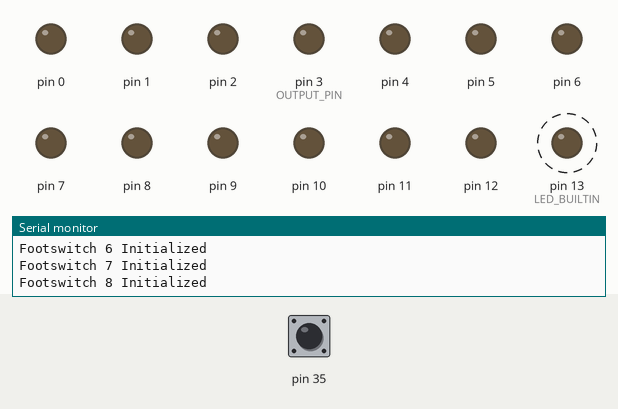
Recording of a sketch running on a simulated Teensy 4. Shown: output pins drawn as LEDs (lit = HIGH), the last lines printed to the serial monitor. Dashed ring = blinking. The inputs (shaded band) are chosen by the test bench; at power-on: pin 35 HIGH.

Above: at 3.7 s.
3.8 s: pin 35 pulled LOW for 3.2 s
8.5 s: pin 35 pulled LOW for 0.15 s
At 10.3 s:
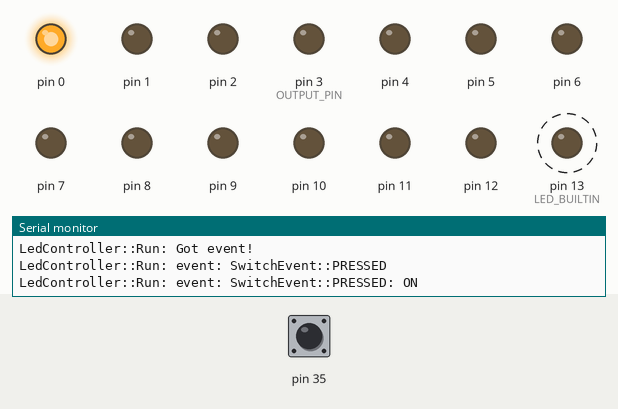
11.6 s: pin 35 pulled LOW for 1 s
At 13.3 s:
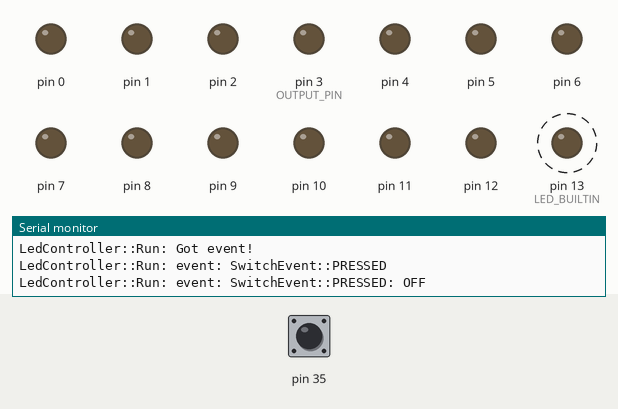
Timing chart, 0 to 20.6 s (numbered marks = the images above; inputs shaded):
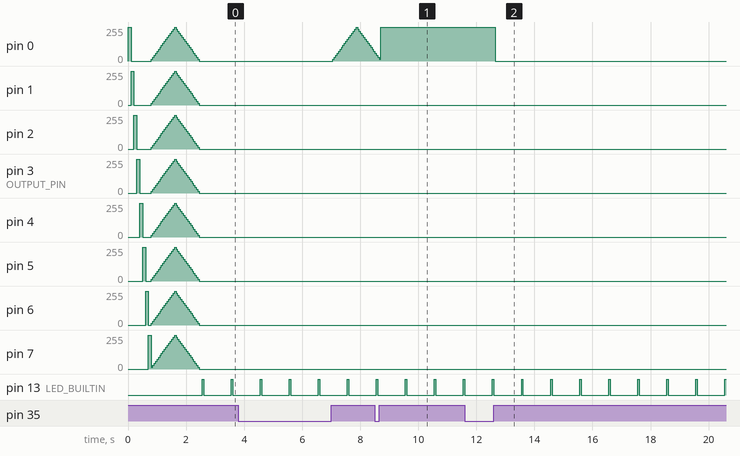

The sketch:

TapDancer.ino
```cpp
#include <stdint.h>
#include "include/hardware.h"
#include "include/led_controller.h"

// constants
static constexpr uint16_t DebounceTimerInterval = 10 * 1000;    // 10 ms
static constexpr uint8_t LoopPeriod = 50;      // 50 ms

elapsedMillis run_interval = 0;

Hardware hw;
LedController led_controller(hw.GetStatusLed(),
                             hw.GetLed1(),
                             hw.GetLed2(),
                             hw.GetLed3(),
                             hw.GetLed4(),
                             hw.GetLed5(),
                             hw.GetLed6(),
                             hw.GetLed7(),
                             hw.GetLed8(),
                             LoopPeriod);


IntervalTimer debouncer;

SwitchState previous_switch_state = SwitchState::SW_RELEASED;
uint32_t switch_pressed_ticks = 0;

void setup() {
    Serial.begin(115200);
    while(!Serial) {}

    // HW setup
    hw.Initialize();

    debouncer.priority(128);    // default priority
    debouncer.begin(debounce_callback, DebounceTimerInterval);

    led_controller.Initialize();
    while (!led_controller.InitSequenceRan()) {
        led_controller.RunLedInitSequence();
        delay(LoopPeriod);
    }
}

void debounce_callback() {
    hw.GetSwitch1().Debounce();
}

void loop() {
    if(run_interval >= LoopPeriod) {
        run_interval = 0;

        process_events();
        led_controller.Run();
    }
}

void process_events() {
    SwitchEvent event = get_switch_events();

    if (event != SwitchEvent::NO_EVENT) {
        if (event == SwitchEvent::CONFIGURE) {
            Serial.println("process_events: SendSwitchEvent: SwitchEvent::CONFIGURE");
        } else {
            Serial.println("process_events: SendSwitchEvent: SwitchEvent::PRESSED");
        }
        led_controller.SendSwitchEvent(SwitchId::FS1, event);
    }

}

SwitchEvent get_switch_events() {
    SwitchState switch_state = hw.GetSwitch1().GetState();
    SwitchEvent event = SwitchEvent::NO_EVENT;

    if (previous_switch_state != switch_state) {
        if(switch_state == SwitchState::SW_PRESSED) {
            switch_pressed_ticks = millis();
        } else if (switch_state == SwitchState::SW_RELEASED) {
            if ((millis() - switch_pressed_ticks) >= 3000) {
                event = SwitchEvent::CONFIGURE;
            } else if (previous_switch_state == SwitchState::SW_PRESSED) {
                event = SwitchEvent::PRESSED;
            }
        }
        previous_switch_state = switch_state;
    }
    return event;
}
```

hardware.h
```cpp
#ifndef INCLUDE_HARDWARE_H_
#define INCLUDE_HARDWARE_H_

#include <stdint.h>
#include "Arduino.h"
#include "relay.h"
#include "led.h"
#include "gpio.h"
#include "switch.h"

class Hardware {
 public:
    Hardware()
    : relay_1_pin_(8, GpioType::OUTPUT_PIN, debug_),
      relay_1_("Relay 1", relay_1_pin_, debug_),
      relay_2_pin_(9, GpioType::OUTPUT_PIN, debug_),
      relay_2_("Relay 2", relay_2_pin_, debug_),
      relay_3_pin_(10, GpioType::OUTPUT_PIN, debug_),
      relay_3_("Relay 3", relay_3_pin_, debug_),
      relay_4_pin_(11, GpioType::OUTPUT_PIN, debug_),
      relay_4_("Relay 4", relay_4_pin_, debug_),
      relay_5_pin_(12, GpioType::OUTPUT_PIN, debug_),
      relay_5_("Relay 5", relay_5_pin_, debug_),
      relay_6_pin_(24, GpioType::OUTPUT_PIN, debug_),
      relay_6_("Relay 6", relay_6_pin_, debug_),
      relay_7_pin_(25, GpioType::OUTPUT_PIN, debug_),
      relay_7_("Relay 7", relay_7_pin_, debug_),
      relay_8_pin_(26, GpioType::OUTPUT_PIN, debug_),
      relay_8_("Relay 8", relay_8_pin_, debug_),
      status_led_pin_(LED_BUILTIN, GpioType::OUTPUT_PIN, debug_),
      status_led_("Status Led", status_led_pin_, debug_),
      led_1_pin_(0, GpioType::OUTPUT_PIN, debug_),
      led_1_("Led 1", led_1_pin_, debug_),
      led_2_pin_(1, GpioType::OUTPUT_PIN, debug_),
      led_2_("Led 2", led_2_pin_, debug_),
      led_3_pin_(2, GpioType::OUTPUT_PIN, debug_),
      led_3_("Led 3", led_3_pin_, debug_),
      led_4_pin_(3, GpioType::OUTPUT_PIN, debug_),
      led_4_("Led 4", led_4_pin_, debug_),
      led_5_pin_(4 , GpioType::OUTPUT_PIN, debug_),
      led_5_("Led 5", led_5_pin_, debug_),
      led_6_pin_(5, GpioType::OUTPUT_PIN, debug_),
      led_6_("Led 6", led_6_pin_, debug_),
      led_7_pin_(6, GpioType::OUTPUT_PIN, debug_),
      led_7_("Led 7", led_7_pin_, debug_),
      led_8_pin_(7, GpioType::OUTPUT_PIN, debug_),
      led_8_("Led 8", led_8_pin_, debug_) ,
      fs_1_pin_(35, GpioType::INPUT_WITH_PULLUP, debug_),
      fs1_("Footswitch 1", fs_1_pin_, debug_),
      fs_2_pin_(36, GpioType::INPUT_WITH_PULLUP, debug_),
      fs2_("Footswitch 2", fs_2_pin_, debug_),
      fs_3_pin_(37, GpioType::INPUT_WITH_PULLUP, debug_),
      fs3_("Footswitch 3", fs_3_pin_, debug_),
      fs_4_pin_(38, GpioType::INPUT_WITH_PULLUP, debug_),
      fs4_("Footswitch 4", fs_4_pin_, debug_),
      fs_5_pin_(39, GpioType::INPUT_WITH_PULLUP, debug_),
      fs5_("Footswitch 5", fs_5_pin_, debug_),
      fs_6_pin_(40, GpioType::INPUT_WITH_PULLUP, debug_),
      fs6_("Footswitch 6", fs_6_pin_, debug_),
      fs_7_pin_(41, GpioType::INPUT_WITH_PULLUP, debug_),
      fs7_("Footswitch 7", fs_7_pin_, debug_),
      fs_8_pin_(23, GpioType::INPUT_WITH_PULLUP, debug_),
      fs8_("Footswitch 8", fs_8_pin_, debug_) {}

    void Initialize() const;

    Relay& GetRelay1() const;
    Relay& GetRelay2() const;
    Relay& GetRelay3() const;
    Relay& GetRelay4() const;
    Relay& GetRelay5() const;
    Relay& GetRelay6() const;
    Relay& GetRelay7() const;
    Relay& GetRelay8() const;

    Led& GetStatusLed() const;
    Led& GetLed1() const;
    Led& GetLed2() const;
    Led& GetLed3() const;
    Led& GetLed4() const;
    Led& GetLed5() const;
    Led& GetLed6() const;
    Led& GetLed7() const;
    Led& GetLed8() const;

    Switch& GetSwitch1() const;
    Switch& GetSwitch2() const;
    Switch& GetSwitch3() const;
    Switch& GetSwitch4() const;
    Switch& GetSwitch5() const;
    Switch& GetSwitch6() const;
    Switch& GetSwitch7() const;
    Switch& GetSwitch8() const;

    void TestOn() const;
    void TestOff() const;

 private:
    // Misc
    static constexpr bool debug_ = false;

    // Relay pins

    mutable Gpio relay_1_pin_;
    mutable Relay relay_1_;

    // Relays
    mutable Gpio relay_2_pin_;
    mutable Relay relay_2_;
    mutable Gpio relay_3_pin_;
    mutable Relay relay_3_;
    mutable Gpio relay_4_pin_;
    mutable Relay relay_4_;
    mutable Gpio relay_5_pin_;
    mutable Relay relay_5_;
    mutable Gpio relay_6_pin_;
    mutable Relay relay_6_;
    mutable Gpio relay_7_pin_;
    mutable Relay relay_7_;
    mutable Gpio relay_8_pin_;
    mutable Relay relay_8_;

    // LEDs
    mutable Gpio status_led_pin_;
    mutable Led status_led_;
    mutable Gpio led_1_pin_;
    mutable Led led_1_;
    mutable Gpio led_2_pin_;
    mutable Led led_2_;
    mutable Gpio led_3_pin_;
    mutable Led led_3_;
    mutable Gpio led_4_pin_;
    mutable Led led_4_;
    mutable Gpio led_5_pin_;
    mutable Led led_5_;
    mutable Gpio led_6_pin_;
    mutable Led led_6_;
    mutable Gpio led_7_pin_;
    mutable Led led_7_;
    mutable Gpio led_8_pin_;
    mutable Led led_8_;

    // Footswitches
    mutable Gpio fs_1_pin_;
    mutable Switch fs1_;
    mutable Gpio fs_2_pin_;
    mutable Switch fs2_;
    mutable Gpio fs_3_pin_;
    mutable Switch fs3_;
    mutable Gpio fs_4_pin_;
    mutable Switch fs4_;
    mutable Gpio fs_5_pin_;
    mutable Switch fs5_;
    mutable Gpio fs_6_pin_;
    mutable Switch fs6_;
    mutable Gpio fs_7_pin_;
    mutable Switch fs7_;
    mutable Gpio fs_8_pin_;
    mutable Switch fs8_;
};

#endif  // INCLUDE_HARDWARE_H_
```

led.h
```cpp
#ifndef INCLUDE_LED_H_
#define INCLUDE_LED_H_

#include <stdint.h>
#include "gpio.h"
#include "Arduino.h"


enum LedState {
    LED_UNINITIALIZED,
    LED_OFF,
    LED_ON,
    LED_PULSE
};

class Led {
 public:
    Led (const char* name, const Gpio& pin, const bool debug)
    : name_(name),
      pin_(pin),
      debug_(debug),
      duty_cycle_(0),
      pulse_up_(false),
      state_(LedState::LED_UNINITIALIZED),
      initialized_(false) {}

    void Initialize() const;
    void On() const;
    void Off() const;
    void Toggle() const;
    void Pulse() const;
    uint8_t GetPulseSpeed() const {
        return PulseSpeed;
    }

    const LedState GetState() const {return state_;}
    static constexpr uint8_t PulseSpeed = 15;

 private:
    const char* name_;
    const Gpio& pin_;
    const bool debug_;

    mutable uint8_t duty_cycle_;
    mutable bool pulse_up_;
    mutable LedState state_;
    mutable bool initialized_;

    static constexpr uint8_t MaxPulseValue = (PulseSpeed * (255 / PulseSpeed));
};

#endif  // INCLUDE_LED_H_
```

led_controller.h
```cpp
#ifndef INCLUDE_LED_CONTROLLER_H_
#define INCLUDE_LED_CONTROLLER_H_

#include <functional>
#include "led.h"
#include "switch.h"

enum LCState {
    LC_UNINITIALIZED,
    LC_NORMAL,
    LC_CONFIGURE
};

struct LedSwitchEvent {
    SwitchId id = SwitchId::NONE;
    SwitchEvent event = SwitchEvent::NO_EVENT;
    bool dirty = false;
};

class LedController {
 public:
    LedController(const Led& status_led,
                  const Led& led1,
                  const Led& led2,
                  const Led& led3,
                  const Led& led4,
                  const Led& led5,
                  const Led& led6,
                  const Led& led7,
                  const Led& led8,
                  const uint8_t loop_period)
        : status_led_(status_led),
          leds_{led1, led2, led3, led4, led5, led6, led7, led8},
          state_(LCState::LC_UNINITIALIZED),
          init_seq_complete_(false),
          pulse_count_(0),
          leds_toggled_(false),
          loop_period_(loop_period),
          blink_ticks_(1000/loop_period),
          on_blink_ticks_(50/loop_period),
          current_tick_(0),
          next_status_on_tick_(0),
          next_status_off_tick_(0),
          switch_event_() {}

    void Initialize() const;
    void Run() const;
    void SendSwitchEvent(const SwitchId id, const SwitchEvent event) const;
    bool InitSequenceRan() const {return init_seq_complete_;}
    void RunLedInitSequence() const;
    const Led& GetLedFromSwitchId(const SwitchId id) const;

 private:
    static constexpr uint8_t MaxLedCount = 8;

    const Led& status_led_;
    const std::reference_wrapper<const Led> leds_[MaxLedCount];
    mutable LCState state_;
    mutable bool init_seq_complete_;
    mutable uint8_t pulse_count_;
    mutable bool leds_toggled_;
    const uint8_t loop_period_;
    const uint16_t blink_ticks_;
    const uint16_t on_blink_ticks_;
    mutable uint32_t current_tick_;
    mutable uint32_t next_status_on_tick_;
    mutable uint32_t next_status_off_tick_;
    mutable struct LedSwitchEvent switch_event_;

    static constexpr uint8_t MaxPulseCount = 2 * (255 / Led::PulseSpeed);
};


#endif  // INCLUDE_LED_CONTROLLER_H_
```

relay.h
```cpp
#ifndef INCLUDE_RELAY_H_
#define INCLUDE_RELAY_H_

#include <stdint.h>
#include "gpio.h"

class Relay {
 public:
    Relay(const char* name, const Gpio& pin, const bool debug=false)
    : name_(name),
      pin_(pin),
      debug_(debug) {}

    void Initialize() const;
    void On() const;
    void Off() const;

 private:
    const char* name_;
    const Gpio& pin_;
    const bool debug_;

};

#endif  // INCLUDE_RELAY_H_
```

switch.h
```cpp
#ifndef INCLUDE_SWITCH_H_
#define INCLUDE_SWITCH_H_

#include <stdint.h>
#include "Arduino.h"
#include "gpio.h"

enum SwitchId {
    NONE,
    FS1,
    FS2,
    FS3,
    FS4,
    FS5,
    FS6,
    FS7,
    FS8,
};

enum SwitchEvent {
    NO_EVENT,
    PRESSED,
    CONFIGURE
};

enum SwitchState {
    SW_UNINITIALIZED,
    SW_PRESSED,
    SW_RELEASED
};

class Switch {
 public:
    Switch (const char* name, const Gpio& pin, const bool debug)
    : name_(name),
      pin_(pin),
      debug_(debug),
      state_(SwitchState::SW_UNINITIALIZED),
      debounce_count_(0),
      previous_switch_state_(LOW) {}

    void Initialize() const;
    void Debounce() const;
    const SwitchState GetState() const;

 private:
    const char* name_;
    const Gpio& pin_;
    const bool debug_;
    mutable volatile SwitchState state_;

    //debounce info
    mutable uint8_t debounce_count_;
    mutable uint8_t previous_switch_state_;

    static constexpr uint8_t MaxDebounceCount = 2;      // results in a 20 ms debounce

};

#endif  // INCLUDE_SWITCH_H_
```

hardware.cpp
```cpp
#include "Arduino.h"
#include "../include/hardware.h"

void Hardware::Initialize() const {
    relay_1_.Initialize();
    relay_2_.Initialize();
    relay_3_.Initialize();
    relay_4_.Initialize();
    relay_5_.Initialize();
    relay_6_.Initialize();
    relay_7_.Initialize();
    relay_8_.Initialize();

    status_led_.Initialize();
    led_1_.Initialize();
    led_2_.Initialize();
    led_3_.Initialize();
    led_4_.Initialize();
    led_5_.Initialize();
    led_6_.Initialize();
    led_7_.Initialize();
    led_8_.Initialize();

    fs1_.Initialize();
    fs2_.Initialize();
    fs3_.Initialize();
    fs4_.Initialize();
    fs5_.Initialize();
    fs6_.Initialize();
    fs7_.Initialize();
    fs8_.Initialize();
}

Relay& Hardware::GetRelay1() const {
    return relay_1_;
}

Relay& Hardware::GetRelay2() const {
    return relay_2_;
}

Relay& Hardware::GetRelay3() const {
    return relay_3_;
}

Relay& Hardware::GetRelay4() const {
    return relay_4_;
}

Relay& Hardware::GetRelay5() const {
    return relay_5_;
}

Relay& Hardware::GetRelay6() const {
    return relay_6_;
}

Relay& Hardware::GetRelay7() const {
    return relay_7_;
}

Relay& Hardware::GetRelay8() const {
    return relay_8_;
}

Led& Hardware::GetStatusLed() const {
    return status_led_;
}

Led& Hardware::GetLed1() const {
    return led_1_;
}

Led& Hardware::GetLed2() const {
    return led_2_;
}

Led& Hardware::GetLed3() const {
    return led_3_;
}

Led& Hardware::GetLed4() const {
    return led_4_;
}

Led& Hardware::GetLed5() const {
    return led_5_;
}

Led& Hardware::GetLed6() const {
    return led_6_;
}

Led& Hardware::GetLed7() const {
    return led_7_;
}

Led& Hardware::GetLed8() const {
    return led_8_;
}

Switch& Hardware::GetSwitch1() const {
    return fs1_;
}

Switch& Hardware::GetSwitch2() const {
    return fs2_;
}

Switch& Hardware::GetSwitch3() const {
    return fs3_;
}

Switch& Hardware::GetSwitch4() const {
    return fs4_;
}

Switch& Hardware::GetSwitch5() const {
    return fs5_;
}

Switch& Hardware::GetSwitch6() const {
    return fs6_;
}

Switch& Hardware::GetSwitch7() const {
    return fs7_;
}

Switch& Hardware::GetSwitch8() const {
    return fs8_;
}

// Sanity test, turn everything on
void Hardware::TestOn() const {
    relay_1_.On();
    relay_2_.On();
    relay_3_.On();
    relay_4_.On();
    relay_5_.On();
    relay_6_.On();
    relay_7_.On();
    relay_8_.On();

    led_1_.On();
    led_2_.On();
    led_3_.On();
    led_4_.On();
    led_5_.On();
    led_6_.On();
    led_7_.On();
    led_8_.On();
}

// Sanity test, turn everything off except status led
void Hardware::TestOff() const {
    relay_1_.Off();
    relay_2_.Off();
    relay_3_.Off();
    relay_4_.Off();
    relay_5_.Off();
    relay_6_.Off();
    relay_7_.Off();
    relay_8_.Off();

    led_1_.Off();
    led_2_.Off();
    led_3_.Off();
    led_4_.Off();
    led_5_.Off();
    led_6_.Off();
    led_7_.Off();
    led_8_.Off();
}
```

led.cpp
```cpp
#include "Arduino.h"
#include "../include/led.h"


void Led::Initialize() const {
    if (initialized_) {
        return;
    }

    pin_.Initialize();

    Serial.print(name_);
    Serial.println(" Initialized");
    initialized_ = true;
}

void Led::On() const {
    duty_cycle_ = 255;
    pin_.SetDutyCycle(duty_cycle_);
    state_ = LedState::LED_ON;
}

void Led::Off() const {
    duty_cycle_ = 0;
    pin_.SetDutyCycle(duty_cycle_);

    state_ = LedState::LED_OFF;
}

void Led::Toggle() const {
    pin_.Toggle();
    uint8_t pin_state = pin_.Read();
    if(pin_state == HIGH) {
        state_ = LedState::LED_ON;
    } else {
        state_ = LedState::LED_OFF;
    }
}

void Led::Pulse() const {
    if (duty_cycle_ <= 0) {
        pulse_up_ = true;
    } else if (duty_cycle_ >= MaxPulseValue) {
        pulse_up_ = false;
    }

    if (pulse_up_) {
        duty_cycle_ += PulseSpeed;
    } else {
        duty_cycle_ -= PulseSpeed;
    }
    pin_.SetDutyCycle(duty_cycle_);
    state_ = LedState::LED_PULSE;
}
```

relay.cpp
```cpp
#include "Arduino.h"
#include "../include/relay.h"

void Relay::Initialize() const {
   pin_.Initialize();

   Serial.print(name_);
   Serial.println(" Initialized");
}

void Relay::On() const {
    pin_.On();
}

void Relay::Off() const {
    pin_.Off();
}
```

switch.cpp
```cpp
#include "Arduino.h"
#include "../include/switch.h"

void Switch::Initialize() const {
    pin_.Initialize();

    Serial.print(name_);
    Serial.println(" Initialized");
}

void Switch::Debounce() const {
    uint8_t pin_state = pin_.Read();
    if (previous_switch_state_ != pin_state) {

        // first transition
        if (debounce_count_ == 0) {
            previous_switch_state_ = pin_state;
            debounce_count_++;
        } else {
            // this wasn't the transition, it's not stable
            debounce_count_ = 0;
        }
    } else if (debounce_count_ != 0) {
        debounce_count_++;
    }

    if(debounce_count_ >= MaxDebounceCount) {
        if (pin_state == 0) {
            state_ = SwitchState::SW_PRESSED;
        } else {
            state_ = SwitchState::SW_RELEASED;
        }
        debounce_count_ = 0;
    }
}

const SwitchState Switch::GetState() const {
    SwitchState state = SwitchState::SW_UNINITIALIZED;

    noInterrupts();
    state = state_;
    interrupts();

    return state;
}
```

Source omitted: led_controller.cpp (4400 bytes), gpio.h (845 bytes), gpio.cpp (1856 bytes)

Measured:
- after the input at 3.8 s, pin 0: rises from 0/255 to 255/255 in 0.80 s, then falls to 75/255 in 0.60 s
- after the input at 11.6 s, pin 0: 255/255 → 0/255 after 1.1 s
- by itself, pin 13 (LED_BUILTIN): alternates HIGH for 0.05 s and LOW for 0.95 s
